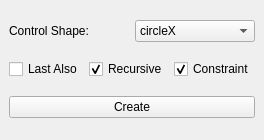
<?xml version="1.0" encoding="UTF-8"?>
<ui version="4.0">
 <class>MainWindow</class>
 <widget class="QMainWindow" name="MainWindow">
  <property name="geometry">
   <rect>
    <x>0</x>
    <y>0</y>
    <width>241</width>
    <height>140</height>
   </rect>
  </property>
  <property name="windowTitle">
   <string>Control For Selection!</string>
  </property>
  <widget class="QWidget" name="centralwidget">
   <layout class="QVBoxLayout" name="verticalLayout">
    <item>
     <layout class="QHBoxLayout" name="horizontalLayout_2">
      <item>
       <widget class="QLabel" name="label">
        <property name="text">
         <string>Control Shape:</string>
        </property>
       </widget>
      </item>
      <item>
       <widget class="QComboBox" name="shape_cmb">
        <item>
         <property name="text">
          <string>circleX</string>
         </property>
        </item>
        <item>
         <property name="text">
          <string>circleY</string>
         </property>
        </item>
        <item>
         <property name="text">
          <string>circleZ</string>
         </property>
        </item>
        <item>
         <property name="text">
          <string>arrow</string>
         </property>
        </item>
        <item>
         <property name="text">
          <string>cross</string>
         </property>
        </item>
        <item>
         <property name="text">
          <string>square</string>
         </property>
        </item>
        <item>
         <property name="text">
          <string>cube</string>
         </property>
        </item>
        <item>
         <property name="text">
          <string>orient</string>
         </property>
        </item>
        <item>
         <property name="text">
          <string>sphere</string>
         </property>
        </item>
        <item>
         <property name="text">
          <string>plus</string>
         </property>
        </item>
       </widget>
      </item>
     </layout>
    </item>
    <item>
     <layout class="QHBoxLayout" name="horizontalLayout">
      <item>
       <widget class="QCheckBox" name="last_chb">
        <property name="text">
         <string>Last Also</string>
        </property>
       </widget>
      </item>
      <item>
       <widget class="QCheckBox" name="recursive_chb">
        <property name="text">
         <string>Recursive</string>
        </property>
        <property name="checked">
         <bool>true</bool>
        </property>
       </widget>
      </item>
      <item>
       <widget class="QCheckBox" name="constraint_chb">
        <property name="text">
         <string>Constraint</string>
        </property>
        <property name="checked">
         <bool>true</bool>
        </property>
       </widget>
      </item>
     </layout>
    </item>
    <item>
     <widget class="QPushButton" name="create_btn">
      <property name="text">
       <string>Create</string>
      </property>
     </widget>
    </item>
   </layout>
  </widget>
 </widget>
 <resources/>
 <connections/>
</ui>
